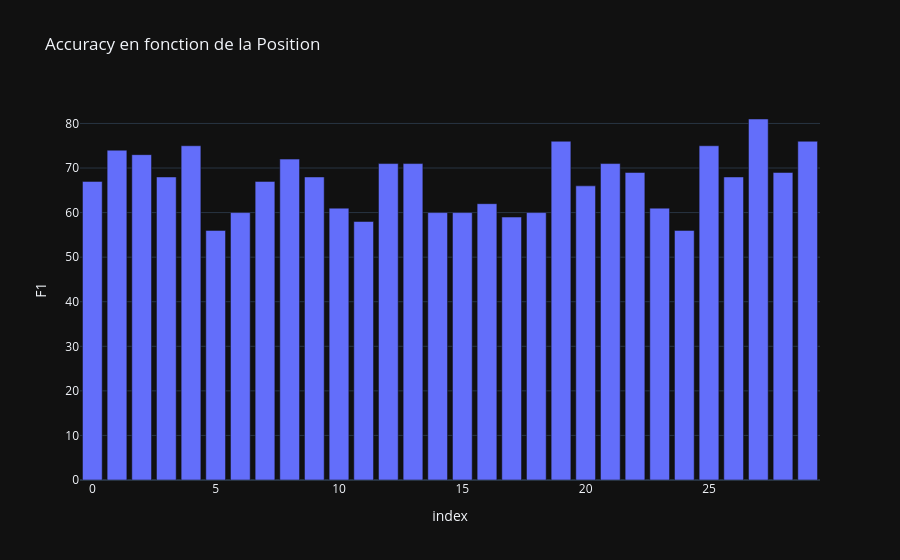

The cell this chart's notebook holds for it:
### Code cell
import plotly.express as px
df = df.reset_index(drop=True)
# Création du graphique à barres
fig = px.bar(df ,y='F1', title='Accuracy en fonction de la Position')
fig.show()

### Figure 1 — Plotly figure (JSON) as saved in the notebook; plotly's stock layout.template omitted (floating-point values rounded to 4 significant figures)
{"data": [{"alignmentgroup": "True", "hovertemplate": "index=%{x}<br>F1=%{y}<extra></extra>", "legendgroup": "", "marker": {"color": "#636efa", "pattern": {"shape": ""}}, "name": "", "offsetgroup": "", "orientation": "v", "showlegend": false, "textposition": "auto", "x": [0, 1, 2, 3, 4, 5, 6, 7, 8, 9, 10, 11, 12, 13, 14, 15, 16, 17, 18, 19, 20, 21, 22, 23, 24, 25, 26, 27, 28, 29], "xaxis": "x", "y": [67, 74, 73, 68, 75, 56, 60, 67, 72, 68, 61, 58, 71, 71, 60, 60, 62, 59, 60, 76, 66, 71, 69, 61, 56, 75, 68, 81, 69, 76], "yaxis": "y", "type": "bar"}], "layout": {"xaxis": {"anchor": "y", "domain": [0.0, 1.0], "title": {"text": "index"}}, "yaxis": {"anchor": "x", "domain": [0.0, 1.0], "title": {"text": "F1"}}, "legend": {"tracegroupgap": 0}, "title": {"text": "Accuracy en fonction de la Position"}, "barmode": "relative"}}
